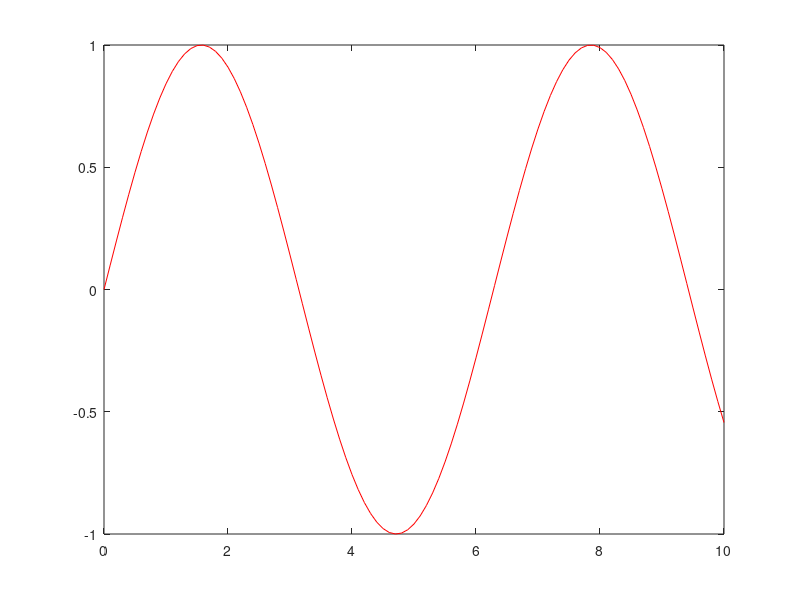

Write the MATLAB code that produced this figure. (Note: this script raises an error after producing the figure.)
% LABORATIONSUPPGIFTER I TSDT18/84 SIGNALER & SYSTEM
% --------------------------------------------------

% LÄS NEDANSTÅENDE TEXT INNAN DU BÖRJAR JOBBA MED DATORUPPGIFTERNA!!!!

% I detta skript skriver du ned alla funktionsanrop och övrigt som behövs 
% för att lösa varje uppgift.  Skriptet är indelat i separata celler/sektioner 
% med dubbla procenttecken, dvs. %%, där du för varje deluppgift skriver 
% in alla relevanta Matlab-anrop i motsvarande cell.
% Vid redovisningen kan du då i editorn enkelt och snabbt exekvera och  
% redovisa din matlabkod och relaterade grafer för en deluppgift/cell i taget. 

% I de fall en graf ska redovisas, t.ex. en signal eller något frekvensspektrum, 
% så ska ditt skript generera grafen på det sätt du gjorde när du löste uppgiften. 
% Du ska alltså inte redovisa några grafer/figurer i form av fig-filer eller 
% utskriva i pappersform. Anledningen till detta är att det ska vara möjligt 
% att i efterhand, vid redovisningen, undersöka vad som händer med grafen 
% om du justerar någon parameter hos uppgiftens signal eller system - vilket 
% assistenten ibland kan be dig att göra.

% Tips: Använd gärna funktionen ohfig för att förtydliga en redan ritad graf. 
% Funktionen ökar fontstorleken på text och linjetjockleken i graferna i figurfönstret.
%
% Vid behov kan du behöva spara matlab-variabler under labben med save 
% (som t.ex. save filnamn.mat A H1 D för att spara variablerna A, H1 och D 
% i datafilen filnamn.mat). I ditt skript laddar du sedan in de sparade 
% variablerna med load filnamn.mat. 

% OBS: Senare i labserien, i samband med filterdesign, kommer du att konstruera 
% laplacetransformer och z-transformer m.h.a. funktionen pzchange.
% När du redovisar utskrifter av pzchange-grafer, så behöver du i respektive 
% cell spara den matlabkod som behövs för att återgenerera pzchange-grafen.
% Då kan du t.ex. även behöva ladda in en transform som du tidigare har
% erhållit och sparat i en mat-fil.
% Då kan du eller assistenten manipulera transformen m.h.a. pzchange vid redovisningen.

% Tips: Du kommer ofta att kopiera Matlabkod från kommandofönstret eller 
% ?Command History?-fönstret till redovisningsskriptet i editorn. 
% Det gör du enklast genom att markera funktionsanropen och sedan dra och 
% släppa den markerade texten i editorn.
% I en Linuxmiljö kan du även ändra kortkommandon av typen Ctrl+C och CTRL+V 
% för att kopiera respektive klistra in. 
% Det gör du under System/Preferences/Keyboard/Shortcuts  (tror jag...  ;)



%% EXEMPEL PÅ HUR MATALANROP EXEKVERAS I EN CELL/SEKTION

% Se även https://se.mathworks.com/help/matlab/matlab_prog/run-sections-of-programs.html

% 1) Ställ markören var som helst i den här raden eller raderna strax nedan,
%    så att denna cell och alla dess rader gulmarkeras.
%    Cellen markeras när du ställer markören på valfri rad i cellen.
%
% 2) I "Editor"-fliken finns avdelningen "RUN". Klicka på knappen 
%    "Run Section" för att exekvera all Matlabkod i denna cell/sektion.
%    Du kan även exekvera cellens Matlabkod genom att trycka Ctrl + Enter
%    (CMD + Enter på Mac).

% Exempel på matlabkod som exekveras i denna cell/sektion (rita en sinus):
t=0:0.1:10;
figure(4)
plot(t,sin(t),'r'), 
shg



%% 1. INLEDNING

% Ingen uppgift att lösa här. Vi behov behöver du kanske i stället fräscha upp
% dina matlabkunskaper - se i så fall sidan "matlabresurser" på kurswebbsidan!



%% 2. FALTNING 

% Kopiera dina funktionsanrop hit. 
% Dela på lämpligt sätt in dina funktionsanrop i fler delceller, för enklare redovisning!






%% 3. FOURIERSERIEANALYS

% Uppgift 3a ? beräkning


%% Uppgift 3a ? rita signal & spektrum



%% Uppgift 3b






%% 4. FOURIERTRANSFORMANALYS

% Dela på lämpligt sätt in dina funktionsanrop i fler delceller, för enklare redovisning!

% Uppgift 4a



%% Uppgift 4b



%% Uppgift 4c



%% Uppgift 4d






%% 5. TIDSKONTINUERLIGA FREKVENSSELEKTIVA FILTER

% Dela på lämpligt sätt in dina funktionsanrop i fler delceller, för enklare redovisning!

%%
% Uppgift 5a. 



%% Uppgift 5b
load uppgift5b
pzchange(H1)
%%
pzchange(H2)
%% Uppgift 5b



%% Uppgift 5c
load uppgift5c
pzchange(H3)

%% Uppgift 5d
load uppgift5d
pzchange(H4)

%% Uppgift 5e

[B, A] = butter(10, 2*pi*100, 'low', 's');
pzchange(in(B,A, 's'))

%%
% 5 eller 6 poler
[B, A] = cheby1(5,3,2*pi*100, 'low', 's')
pzchange(in(B,A, 's'))
%% Uppgift 5f
load uppgift5f1
pzchange(BP1)
%%
load dtmf
%signal(toner)
X = foutr(toner);
Y = output(X, BP1);
Yt = ifoutr(Y)
%spect(X)
figure(1);
Xt=linspace(1, 65538,65537);
subplot(2,1,1)
plot(Xt, toner);
subplot(2,1,2)
plot(Xt, Yt)
%%
for i = 1:1:65537
    if((i >= 32769) &&(i < 32769 + 1600))
        Y1(i)=Y(i);
    
    else
        Y1(i)=0;   
    end
end
signal(Y1)

%% 6. TIDSDOMÄNANALYS AV TIDSDISKRETA SIGNALER & SYSTEM

% Dela på lämpligt sätt in dina funktionsanrop i fler delceller, för enklare redovisning!

%  Uppgift 6a



%% Uppgift 6b



%% Uppgift 6c



%% Uppgift 6d



%% Uppgift 6e






%% TIDSDISKRETA FREKVENSSELEKTIVA FILTER

% Dela på lämpligt sätt in dina funktionsanrop i fler delceller, för enklare redovisning!

% Uppgift 7a



%% Uppgift 7b



%% Uppgift 7c 



%% Uppgift 7d






